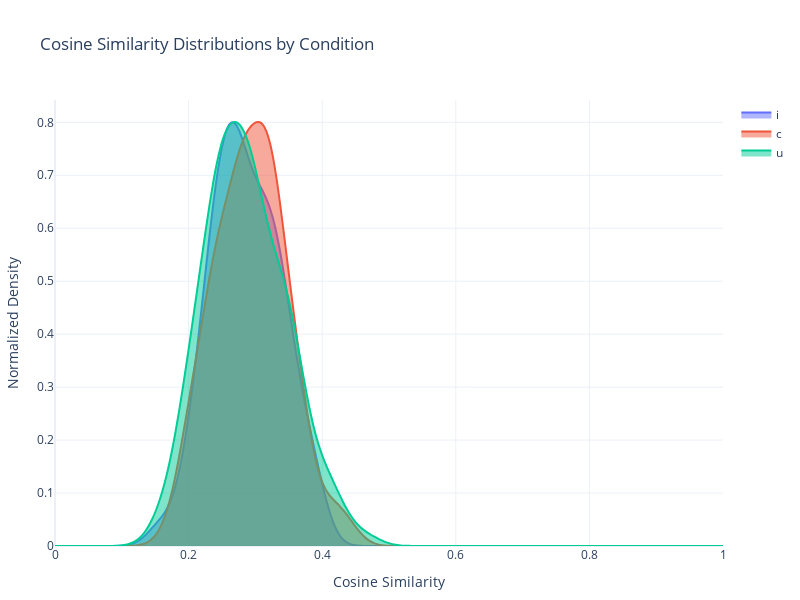

The notebook cell saved with this chart:
### Markdown cell above
### **Visualize Similarity Distributions**
- Initializes a Plotly figure to visualize the cosine similarity distributions by condition.  
- Uses Gaussian Kernel Density Estimation (KDE) to estimate similarity score distributions.  
- Normalizes density values for consistent visualization.  
- Assigns colors to each condition and plots filled curves representing similarity distributions.  
- Displays the final interactive figure.

### Code cell
fig = go.Figure()

# Ensure consistent color assignment across runs
condition_names = {1: "complete", 2: "uncompleted", 3: "interrupted"}  # Ensure mapping
color_map = {name: colors[i] for i, name in enumerate(condition_names.values())}  # Fixed mapping

# For each condition, compute the KDE and add a filled trace.
for cond, sim_list in similarity_by_condition.items():
    if not sim_list:
        continue
    
    kde = st.gaussian_kde(sim_list)
    x_vals = np.linspace(0, 1, 200)
    y_vals = kde(x_vals)
    y_vals_norm = (y_vals - np.min(y_vals)) / (np.max(y_vals) - np.min(y_vals)) * 0.8
    
    full_cond_name = condition_names.get(cond, str(cond))  # Ensure full name appears in legend
    fig.add_trace(go.Scatter(
        x=x_vals,
        y=y_vals_norm,
        mode="lines",
        line_shape="spline",
        fill="tozeroy",
        line=dict(color=color_map.get(full_cond_name), width=2),
        fillcolor=color_map.get(full_cond_name),
        name=full_cond_name  # Use full name in legend
    ))

# Update layout.
fig.update_layout(
    title="Cosine Similarity Distributions by Condition",
    xaxis_title="Cosine Similarity",
    yaxis_title="Normalized Density",
    template="plotly_white",
    width=800,
    height=600,
    margin=dict(l=50, r=50, t=100, b=50)
)
fig.update_xaxes(range=[0, 1])
fig.show()

### Figure 1 — Plotly figure (JSON) as saved in the notebook; plotly's stock layout.template omitted (floating-point values rounded to 4 significant figures; data arrays with more than 128 entries replaced by an {"elided": "..."} marker saying what was removed)
{"data": [{"fill": "tozeroy", "line": {"shape": "spline", "width": 2}, "mode": "lines", "name": "i", "type": "scatter", "x": {"elided": "200 float values"}, "y": {"elided": "200 float values"}}, {"fill": "tozeroy", "line": {"shape": "spline", "width": 2}, "mode": "lines", "name": "c", "type": "scatter", "x": {"elided": "200 float values"}, "y": {"elided": "200 float values"}}, {"fill": "tozeroy", "line": {"shape": "spline", "width": 2}, "mode": "lines", "name": "u", "type": "scatter", "x": {"elided": "200 float values"}, "y": {"elided": "200 float values"}}], "layout": {"height": 600, "margin": {"b": 50, "l": 50, "r": 50, "t": 100}, "title": {"text": "Cosine Similarity Distributions by Condition"}, "width": 800, "xaxis": {"range": [0, 1], "title": {"text": "Cosine Similarity"}}, "yaxis": {"title": {"text": "Normalized Density"}}}}
